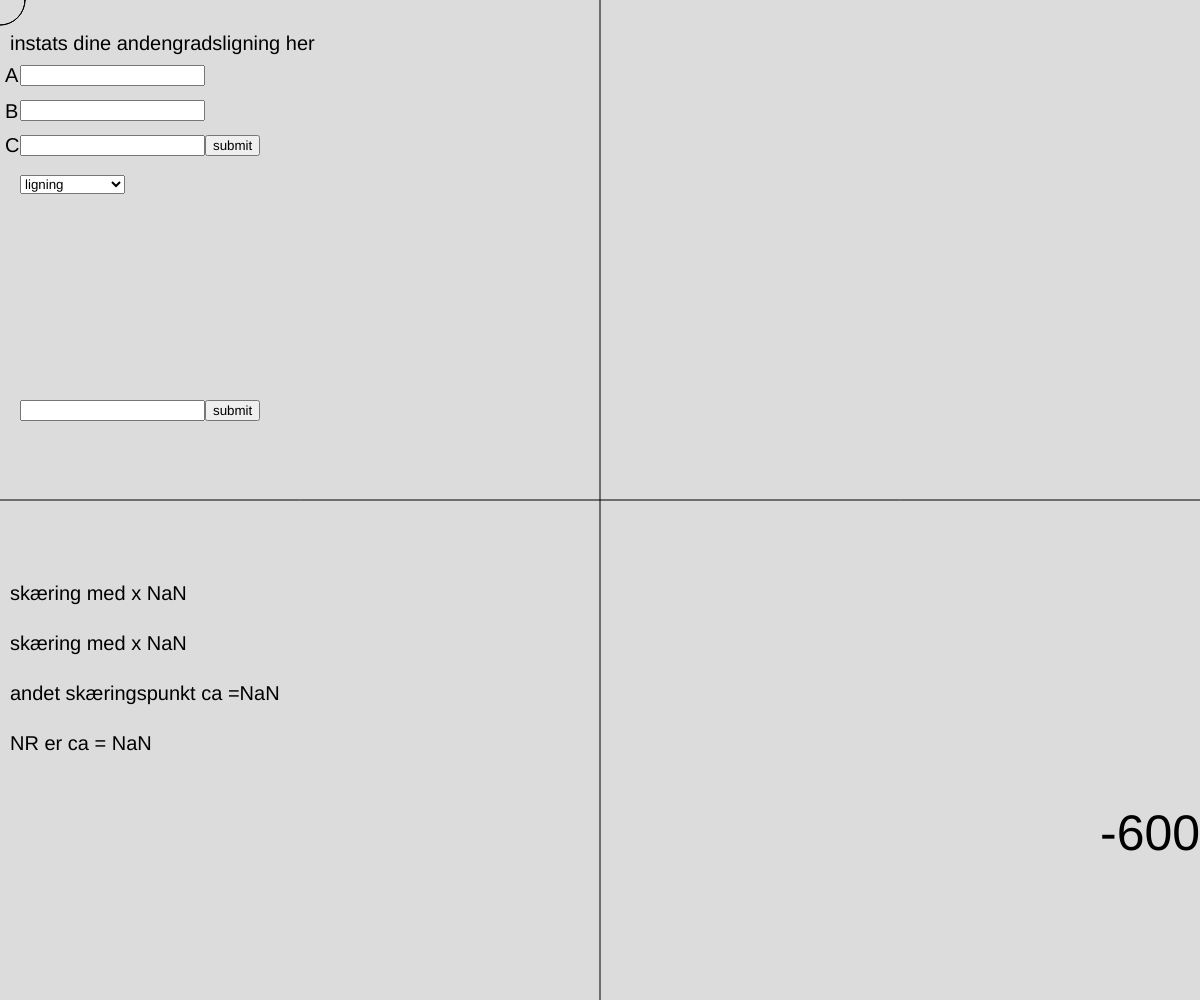
Frame 1 (no input)
Frame 60 (no input): identical to frame 1, image omitted
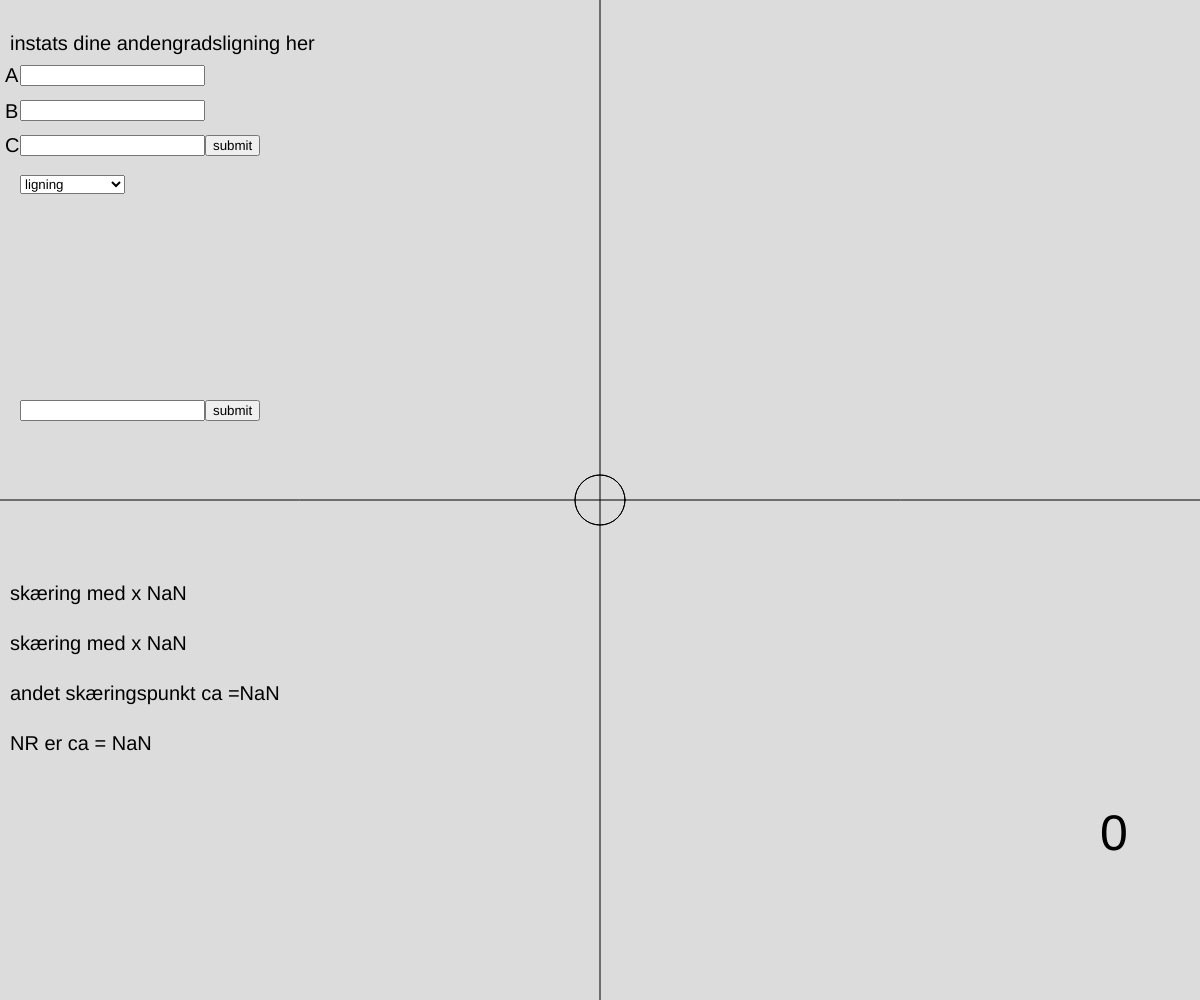
Frame 120 (the mouse pressed at the canvas centre since frame 60)

The p5.js sketch that drew these frames (run headless with seeded random() and noise() and a simulated clock; from frame 60 on, the mouse is pressed at the canvas centre):

// p5.js sketch
// ── sketch.js
let a, b, c, r; //* dette er værdier til vores andengradsligning og vores cirkel
let x, x_gæt, x_NR; //* dette er vores x'er som vi bruger til vores Newton raphson
let input, input_2, input_3, input_4, button, option; //* dette er vores globale værdier til vores input, button og option
let ligning, lineær_ligning, cirkel; //* detter er vores globale værdier for vores ligninger så vi kan tilgå dem overalt
let graf = "ligning"; //* Dette er til at vi kan skifte mellem at lave en andengradsligning og en lineær funktion
let py_1;

function setup() {
  createCanvas(windowWidth, windowHeight);
  //* laver input felt og indsætter værdierne man skriver ind
  input = createInput();
  input.position(20, 65);
  input_2 = createInput();
  input_2.position(20, 100);
  input_3 = createInput();
  input_3.position(20, 135);
  input_4 = createInput();
  input_4.position(20, 400);
  button = createButton("submit");
  button.position(input_3.x + input.width, 135);
  button.mousePressed(abc_værdi);
  button_2 = createButton("submit");
  button_2.position(input_4.x + input.width, 400);
  button_2.mousePressed(x_værdi);
  //* dette skaber vores classer og laver dem til objekter
  ligning = new andengradsligning(a, b, c);
  lineær_ligning = new lineær(a, b);
  mus = new upperCirkel(mouseX, mouseY, 50);
  mus_2 = new lowerCirkel(mouseX, mouseY, 50);
  //* her laver vi option så vi kan skrifte mellem lineær og andengrad
  //? Dette stykke kode er tage fra p5 reference i createselect https://p5js.org/reference/#/p5/createSelect
  option = createSelect();
  option.position(20, 175);
  option.option("ligning");
  option.option("lineær_ligning");
  option.changed(skrift_graf);
}
//* her har vi vores andengrad class hvor vi difinere hvad en andengradsligning er og giver den funktioner
//? alt det nedenstående omkring class er inspireret en smule fra kap 10 i vores bog https://github.com/HenrikSterner/P5Programmering/blob/main/kap10/kap10.md
//? Det skal også siges at jeg har fået lidt hjælp fra Vitus A omkring skabtelsen af far og søn klasserne
class andengradsligning {
  constructor(a, b, c) {
    this.a = a;
    this.b = b;
    this.c = c;
  }
  //* dette er vores funktion
  gx(x_gæt) {
    return a * x_gæt ** 2 + b * x_gæt + c;
  }
  //* dette er vores afledte funktion
  dgx(x_gæt) {
    return 2 * a * x_gæt + b;
  }
  show() {
    noFill(0);
    beginShape();
    for (let x = -100; x <= 100; x++) {
      let y = a * x * x + b * x + c;
      vertex(x, -y);
    }
    endShape();
  }
}
//* Denne class laver vi vores cirkel
//! Dette er også hvad vi kalder for en parent/far class
class Cirkel {
  constructor(x, y, r) {
    this.x = x;
    this.y = y;
    this.r = r;
  }
  show() {
    ellipse(this.x, this.y, this.r);
  }
}
//* Dette er vores uppercirkel som er en udvidelse af cirkel hvori vi også giver den en funktion og en afledt funktion
//! Dette er hvad vi kalder en child/søn class
class upperCirkel extends Cirkel {
  constructor(x, y, r) {
    super(x, y, r);
  }
  //* dette er vores funktion
  Fx(x_gæt) {
    return (
      (mouseY - height / 2 - 0.5) * -1 +
      sqrt(
        -((mouseX - width / 2) ** 2) +
          2 * x_gæt * (mouseX - width / 2) +
          25 ** 2 -
          x_gæt ** 2
      )
    );
  }
  //* dette er vores afledte funktion
  dFx(x_gæt) {
    return -(
      (2 * (mouseX - width / 2) - 2 * x_gæt) /
      (2 *
        sqrt(
          -((mouseX - width / 2) ** 2) +
            2 * x_gæt * (mouseX - width / 2) +
            25 ** 2 -
            x_gæt ** 2
        ))
    );
  }
}
//* dette er det samme som vores upperclass det er en udvidet class af cirkel.
//! dette er også en child/søn class
class lowerCirkel extends Cirkel {
  constructor(x, y, r) {
    super(x, y, r);
  }
  //* dette er vores funktion
  Fx(x_gæt) {
    return (
      (mouseY - height / 2 - 0.5) * -1 -
      sqrt(
        -((mouseX - width / 2) ** 2) +
          2 * x_gæt * (mouseX - width / 2) +
          25 ** 2 -
          x_gæt ** 2
      )
    );
  }
  //* dette er vores afledte funktion
  dFx(x_gæt) {
    return -(
      (2 * (mouseX - width / 2) - 2 * x_gæt) /
      (2 *
        sqrt(
          -((mouseX - width / 2) ** 2) +
            2 * x_gæt * (mouseX - width / 2) +
            25 ** 2 -
            x_gæt ** 2
        ))
    );
  }
}
//* dette er en lineær class hvor vi angiver hvad en lineær funktion er
class lineær {
  constructor(a, b) {
    this.a = a;
    this.b = b;
  }
  show() {
    strokeWeight(2);
    noFill(0);
    beginShape();
    for (let x = -1000; x <= 1000; x++) {
      let y = a * x + b;
      vertex(x, -y);
    }
    endShape();
  }
}

function draw() {
  background(220);
  textSize(20);
  fill(0);
  //* Denne del er noget som tjekker skæringen med x aksen på vores ligning
  //? Denne formel er taget fra vores matematik bog i kapitlet 8.3 omrking parablers skæring med x-aksen https://matbhtx.systime.dk/?id=1384
  let skæring_x1 = (-b + sqrt(b * b - 4 * a * c)) / (2 * a);
  let skæring_x2 = (-b - sqrt(b * b - 4 * a * c)) / (2 * a);
  //* Dette skriver alt på vores skærm når vi kører programmet
  //! den skriver også alle vores beregninger på skærmen
  text("NR er ca = " + NewtonRaphson(x), 10, 750);
  text("andet skæringspunkt ca =" + NR(x_NR), 10, 700);
  text("skæring med x " + skæring_x1, 10, 600);
  text("skæring med x " + skæring_x2, 10, 650);
  text("instats dine andengradsligning her ", 10, 50);
  text("A", 5, 82);
  text("B", 5, 118);
  text("C", 5, 152);

  //* denne funktion translater hele vores skærm sådan at vi får vores (0,0) midt på skærmen
  //? Dette er inspiret af aske som fortalte mig hvordan man kunne sætte (0,0) i midten af skærmen
  translate(width / 2, height / 2);
  //* dette skriver hvor cirkels midtpunkts koordinator
  textSize(50);
  text(mouseX - width / 2, 500, 350);
  text((mouseY - height / 2 - 0.5) * -1, 650, 350);
  line(0, -500, 0, 500);
  line(1000, 0, -1000, 0);
  //* denne funktion afgør hvis vores option siger den er ligning at den så skal vise vores andengrad og hvis den er lineær skal den vise vores lineær funktion
  if (graf === "ligning") {
    ligning.a = a;
    ligning.b = b;
    ligning.c = c;
    ligning.show();
  }
  if (graf === "lineær_ligning") {
    lineær_ligning.a = a;
    lineær_ligning.b = b;
    lineær_ligning.show();
  }
  noFill(0);
  //* denne del viser bare vores upper og lower -cirkel
  mus.x = mouseX - width / 2;
  mus.y = mouseY - height / 2;
  mus.show();
  mus_2.x = mouseX - width / 2;
  mus_2.y = mouseY - height / 2;
  mus_2.show();
}
//* denne funktion gør sådan at når man indtaster noget i vores input så gør parseFloat den til et tal.
//! ParseFloat er en funktion som gør at når vi indtaster vores værdi så sætter den vores variable til vores tal.
//? parsefloat har jeg fået fra W3school da jeg fandt ud af jeg ikke kunne bruge int https://www.w3schools.com/jsref/jsref_parsefloat.asp
function abc_værdi() {
  a = parseFloat(input.value());
  b = parseFloat(input_2.value());
  c = parseFloat(input_3.value());
  input.value("");
  input_2.value("");
  input_3.value("");
}
//* dette gør præcis det samme som i vores abc_værdi bare med vores x
//? parsefloat har jeg fået fra W3school da jeg fandt ud af jeg ikke kunne bruge int https://www.w3schools.com/jsref/jsref_parsefloat.asp
function x_værdi() {
  x_gæt = parseFloat(input_4.value());
  input_4.value("");
}
//* Dette er fra vores option som siger at vores graf er lig med vores option value
//? hører sammen med Createselect
//? parsefloat har jeg fået fra W3school da jeg fandt ud af jeg ikke kunne bruge int https://www.w3schools.com/jsref/jsref_parsefloat.asp
function skrift_graf() {
  graf = option.value();
}
/**
 * Denne funktion er vores newton raphson som skal udregne vores skæringspunkter
 * @param {number} x_gæt er vores gæt som vi indsætter i ovre funktion
 * @param {number} x1 - x5 er en del af vores newton raphson og er bare iterationer
 * @param {number} mus.Fx(x_gæt-x4) er vores funktion for vores øvre cirkel
 * @param {number} mus.dFx(x_gæt-x4) dette er vores afledte funktion til vores øvre cirkel
 * @param {number} ligning.gx(x_gæt-x4) dette er vores funktion til vores andengradsligning
 * @param {number} ligning.dgx(x_gæt-x4) detter er vores afledte funktion til vores andengradsligning
 *
 */
//? formlen fra disse class er noget som vi både har lært fra timerne men jeg har også create inspire på mat a htx bogen https://mathtxa.systime.dk/?id=500
function NewtonRaphson(x) {
  let x1 =
    x_gæt -
    (mus.Fx(x_gæt) - ligning.gx(x_gæt)) / (mus.dFx(x_gæt) - ligning.dgx(x_gæt));
  let x2 = x1 - (mus.Fx(x1) - ligning.gx(x1)) / (mus.dFx(x1) - ligning.dgx(x1));
  let x3 = x2 - (mus.Fx(x2) - ligning.gx(x2)) / (mus.dFx(x2) - ligning.dgx(x2));
  let x4 = x3 - (mus.Fx(x3) - ligning.gx(x3)) / (mus.dFx(x3) - ligning.dgx(x3));
  let x5 = x4 - (mus.Fx(x4) - ligning.gx(x4)) / (mus.dFx(x4) - ligning.dgx(x4));
  x = x5;
  return x;
}
/**
 * Denne funktion er præcis den samme som Newton raphson det er bare nogen andre funktioner
 * @param {number} x_NR er det samme som x oppe i newton raphson
 * @param {number} x_gæt er vores gæt som vi indsætter i ovre funktion
 * @param {number} x_1 - x_5 er en del af vores newton raphson og er bare iterationer
 * @param {number} mus_2.Fx(x_gæt-x4) er vores funktion for vores nedre cirkel
 * @param {number} mus_2.dFx(x_gæt-x4) dette er vores afledte funktion til vores nedre cirkel
 * @param {number} ligning.gx(x_gæt-x4) dette er vores funktion til vores andengradsligning
 * @param {number} ligning.dgx(x_gæt-x4) detter er vores afledte funktion til vores andengradsligning
 */
//? formlen fra disse class er noget som vi både har lært fra timerne men jeg har også create inspire på mat a htx bogen https://mathtxa.systime.dk/?id=500
function NR(x_NR) {
  let x_1 =
    x_gæt -
    (mus_2.Fx(x_gæt) - ligning.gx(x_gæt)) /
      (mus_2.dFx(x_gæt) - ligning.dgx(x_gæt));
  let x_2 =
    x_1 -
    (mus_2.Fx(x_1) - ligning.gx(x_1)) / (mus_2.dFx(x_1) - ligning.dgx(x_1));
  let x_3 =
    x_2 -
    (mus_2.Fx(x_2) - ligning.gx(x_2)) / (mus_2.dFx(x_2) - ligning.dgx(x_2));
  let x_4 =
    x_3 -
    (mus_2.Fx(x_3) - ligning.gx(x_3)) / (mus_2.dFx(x_3) - ligning.dgx(x_3));
  let x_5 =
    x_4 -
    (mus_2.Fx(x_4) - ligning.gx(x_4)) / (mus_2.dFx(x_4) - ligning.dgx(x_4));
  x_NR = x_5;
  return x_NR;
}
